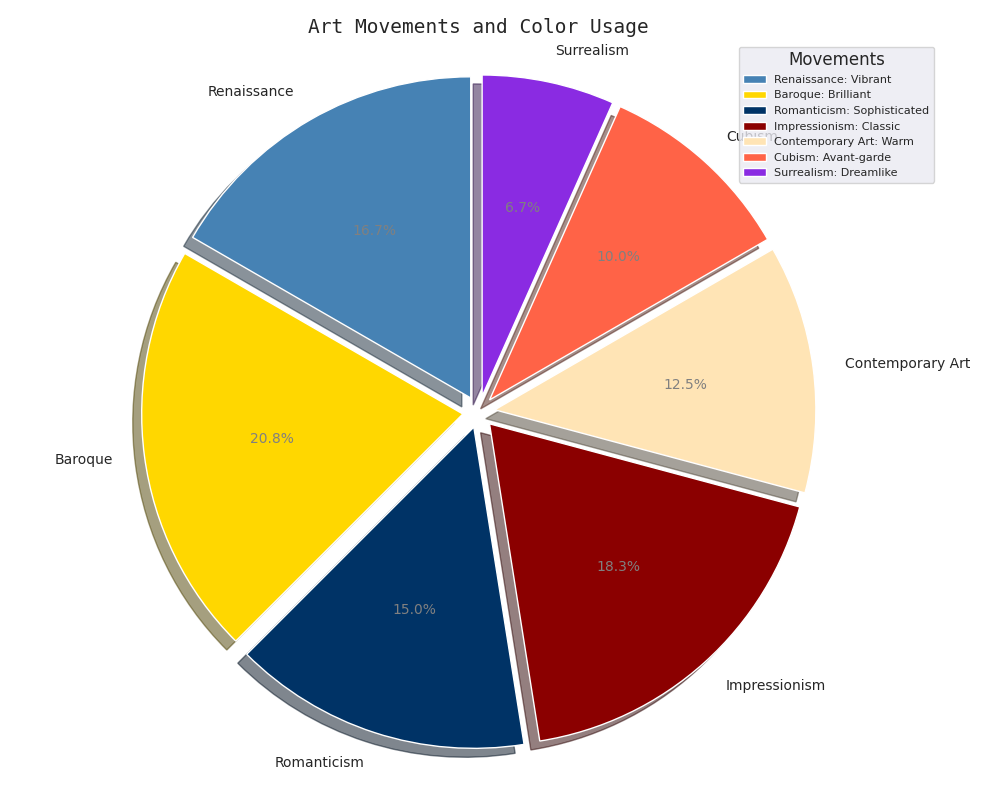

Write Python code to recreate this figure.
import matplotlib.pyplot as plt

art_movements = ['Renaissance', 'Baroque', 'Romanticism', 'Impressionism', 'Contemporary Art', 'Cubism', 'Surrealism']
color_usage = [20, 25, 18, 22, 15, 12, 8]

colors = ['#4682B4', '#FFD700', '#003366', '#8B0000', '#FFE4B5', '#FF6347', '#8A2BE2']

fig, ax = plt.subplots(figsize=(10, 8))
wedges, texts, autotexts = ax.pie(
    color_usage, 
    labels=art_movements, 
    autopct='%1.1f%%',
    startangle=90, 
    colors=colors, 
    shadow=True, 
    explode=(0.05,) * len(art_movements)
)

plt.setp(autotexts, size=10, weight='normal', color='gray')
plt.setp(texts, size=10, style='normal')

plt.title("Art Movements and Color Usage", fontsize=14, family='monospace')

ax.axis('equal')

legend_labels = [f'{movement}: {color}' for movement, color in zip(art_movements, ['Vibrant', 'Brilliant', 'Sophisticated', 'Classic', 'Warm', 'Avant-garde', 'Dreamlike'])]
ax.legend(
    wedges, legend_labels, 
    title="Movements", 
    loc="upper right", 
    bbox_to_anchor=(1, 1), 
    fontsize=8
)

plt.tight_layout()

plt.show()
